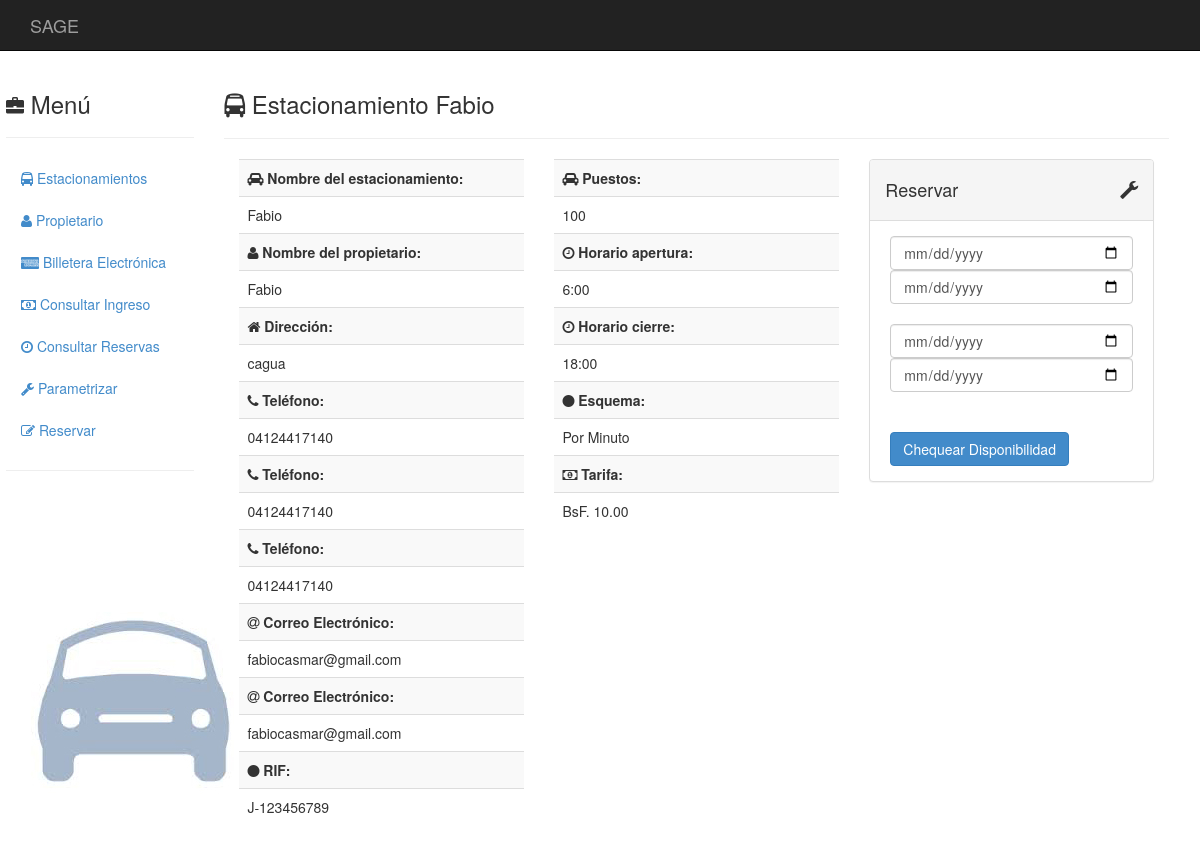
Page /estacionamientos/1/reserva on the committed database.
### estacionamientos/models.py (models this page shows, shortened)
class Estacionamiento(models.Model):
	propietario = models.ForeignKey(Propietario)
	nombre      = models.CharField(max_length = 50)
	direccion   = models.TextField(max_length = 120)
	telefono1   = models.CharField(blank = True, null = True, max_length = 30)
	telefono2   = models.CharField(blank = True, null = True, max_length = 30)
	telefono3   = models.CharField(blank = True, null = True, max_length = 30)
	email1      = models.EmailField(blank = True, null = True)
	email2      = models.EmailField(blank = True, null = True)
	rif         = models.CharField(max_length = 12)
	content_type = models.ForeignKey(ContentType, null = True)
	object_id    = models.PositiveIntegerField(null = True)
	tarifa       = GenericForeignKey()
	apertura     = models.TimeField(blank = True, null = True)
	cierre       = models.TimeField(blank = True, null = True)
	capacidad    = models.IntegerField(blank = True, null = True)

class Propietario(models.Model):
	nombre       = models.CharField(max_length = 50, null = False)
	apellido     = models.CharField(max_length = 50, blank = True, null = True)
	cedula       = models.CharField(max_length = 10, null = False)
	telefono     = models.CharField(blank = True, null = True, max_length = 30)
	email        = models.EmailField(blank = True, null = True)

class EsquemaTarifario(models.Model):
	tarifa         = models.DecimalField(max_digits=20, decimal_places=2)
	tarifa2        = models.DecimalField(blank = True, null = True, max_digits=10, decimal_places=2)
	inicioEspecial = models.TimeField(blank = True, null = True)
	finEspecial    = models.TimeField(blank = True, null = True)
	class Meta:
		abstract = True

class TarifaMinuto(EsquemaTarifario):
	def tipo(self):
		return("Por Minuto")

### estacionamientos/views.py (the view, shortened to what this page needs)
# urls.py: url(r'^(?P<_id>\d+)/reserva$', views.estacionamiento_reserva, name = 'estacionamiento_reserva'),
def estacionamiento_reserva(request, _id):
    _id = int(_id)
    try:
        estacionamiento = Estacionamiento.objects.get(id = _id)
    except ObjectDoesNotExist:
        raise Http404
    if (estacionamiento.apertura is None):
        return HttpResponse(status = 403) # Esta prohibido entrar aun
    if request.method == 'GET':
        form = ReservaForm()
    return render(
        request,
        'reserva.html',
        { 'form': form
        , 'estacionamiento': estacionamiento
        }
    )

### estacionamientos/forms.py
class ReservaForm(forms.Form):
    inicio = forms.SplitDateTimeField(
        required = True,
        label = 'Horario Inicio Reserva',
        widget= CustomSplitDateTimeWidget(attrs=
            { 'class'       : 'form-control'
            , 'type'        : 'date'
            , 'placeholder' : 'Hora Inicio Reserva'
            }
        )
    )
    final = forms.SplitDateTimeField(
        required = True,
        label    = 'Horario Final Reserva',
        widget   = CustomSplitDateTimeWidget(attrs=
            { 'class'       : 'form-control'
            , 'type'        : 'date'
            , 'placeholder' : 'Hora Final Reserva'
            }
        )
    )

### templates/reserva.html (shortened to what this page needs)
{% extends "base.html" %}
{% block innerContents%}
  <div class="col-sm-10">
    <h3><i class="fa fa-bus"></i>
      Estacionamiento {{estacionamiento.nombre}}
    </h3>
    <hr>
    <div class="col-md-4">
      {% include "datos.html" %}
    </div>
    <div class="col-md-4">
      {% include "parametros.html" %}
    </div>
    <div class="col-md-4">
      {% include "reservar-form.html" %}
    </div>
  </div>
{% endblock %}

### templates/datos.html (shortened to what this page needs)
<table class="table table-striped">
  <tbody>
    <tr><td><b><i class="fa fa-car"></i>
      Nombre del estacionamiento:
    </b></td></tr>
    <tr><td>
      {{estacionamiento.nombre}}
    </td></tr>
    <tr><td><b><i class="fa fa-user"></i>
      Nombre del propietario:
    </b></td></tr>
    <tr><td>
      {{estacionamiento.propietario.nombre}}
    </td></tr>
    <tr><td><b><i class="fa fa-home"></i>
      Dirección:
    </b></td></tr>
    <tr><td>
      {{estacionamiento.direccion}}
    </td></tr>
    {% if estacionamiento.telefono1 %}
      <tr><td><b><i class="fa fa-phone"></i>
        Teléfono:
      </b></td></tr>
      <tr><td>
        {{estacionamiento.telefono1}}
      </td></tr>
    {% endif %}
    {% if estacionamiento.telefono2 %}
      <tr><td><b><i class="fa fa-phone"></i>
        Teléfono:
      </b></td></tr>
      <tr><td>
        {{estacionamiento.telefono2}}
      </td></tr>
    {% endif %}
     {% if estacionamiento.telefono3 %}
      <tr><td><b><i class="fa fa-phone"></i>
        Teléfono:
      </b></td></tr>
      <tr><td>
        {{estacionamiento.telefono3}}
      </td></tr>
    {% endif %}
    {% if estacionamiento.email1 %}
      <tr><td><b><i class="fa fa-at"></i>
        Correo Electrónico:
      </b></td></tr>
      <tr><td>
        {{estacionamiento.email1}}
      </td></tr>
    {% endif %}
    {% if estacionamiento.email2 %}
      <tr><td><b><i class="fa fa-at"></i>
        Correo Electrónico:
      </b></td></tr>
      <tr><td>
        {{estacionamiento.email2}}
      </td></tr>
    {% endif %}
    <tr><td><b><i class="fa fa-circle"></i>
      RIF:
    </b></td></tr>
    <tr><td>
      {{estacionamiento.rif}}
    </td></tr>
  </tbody>
</table>

### templates/parametros.html (shortened to what this page needs)
{% load humanize %}
<table class="table table-striped">
  <tbody>
    {% if estacionamiento.capacidad %}
      <tr><td><b><i class="fa fa-car"></i> Puestos:</b></td></tr>
      <tr><td>{{estacionamiento.capacidad}}</td></tr>
      <tr><td><b><i class="fa fa-clock-o"></i> Horario apertura:</b></td></tr>
      <tr><td>{{estacionamiento.apertura}}</td></tr>
      <tr><td><b><i class="fa fa-clock-o"></i> Horario cierre:</b></td></tr>
      <tr><td>{{estacionamiento.cierre}}</td></tr>
    {% endif %}
    {% if estacionamiento.tarifa %}
      <tr><td><b><i class="fa fa-circle"></i></i> Esquema:</b></td></tr>
      <tr><td>{{estacionamiento.tarifa.tipo}} </td></tr>
    {% endif %}
    {% if estacionamiento.tarifa.tipo == "Tarifa diferenciada para fines de semana" %}
      <tr><td><b><i class="fa fa-money"></i></i> Tarifa regular:</b></td></tr>
      <tr><td>BsF. {{estacionamiento.tarifa}}</td></tr>
      <tr><td><b><i class="fa fa-money"></i></i> Tarifa fin de semana:</b></td></tr>
      <tr><td>BsF. {{estacionamiento.tarifa.tarifa2}}</td></tr>
    {% elif estacionamiento.capacidad %}
      <tr><td><b><i class="fa fa-money"></i></i> Tarifa:</b></td></tr>
      <tr><td>BsF. {{estacionamiento.tarifa.tarifa|floatformat:2|intcomma}}</td></tr>
    {% endif %}
  </tbody>
</table>

### static/css/base.css (style rules this page uses)
body { background-image: url("./images.jpg"); background-repeat:no-repeat; background-position: bottom left; background-attachment: fixed; }
i { font-size:18px; }

### rows in the picture
Estacionamiento: nombre "Fabio", propietario.nombre "Fabio", direccion "cagua", telefono1 "04124417140", telefono2 "04124417140", telefono3 "04124417140", email1 "fabiocasmar@gmail.com", email2 "fabiocasmar@gmail.com", rif "J-123456789", capacidad "100", apertura "6:00", cierre "18:00", tarifa.tipo "Por Minuto", tarifa.tarifa "10.00"
